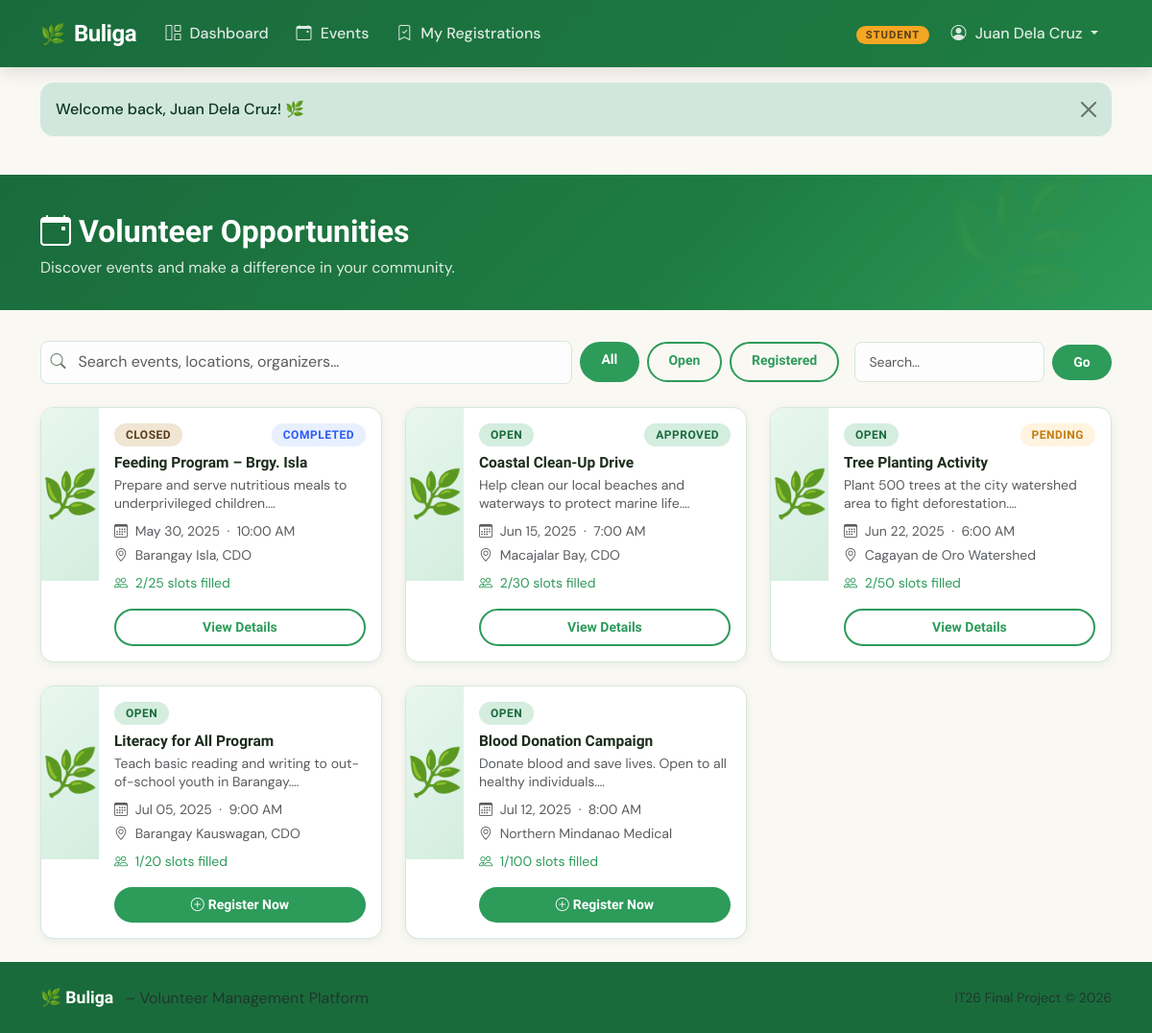
Page /student/events.php (signed in) on the committed database.
### tables this page shows
CREATE TABLE registrations (
    id              INT AUTO_INCREMENT PRIMARY KEY,
    student_id      INT             NOT NULL,
    event_id        INT             NOT NULL,
    status          ENUM('pending','approved','rejected','completed') NOT NULL DEFAULT 'pending',
    hours_rendered  DECIMAL(5,2)    DEFAULT 0.00,
    registered_at   DATETIME        DEFAULT CURRENT_TIMESTAMP,
    updated_at      DATETIME        DEFAULT CURRENT_TIMESTAMP ON UPDATE CURRENT_TIMESTAMP,
    UNIQUE KEY uq_student_event (student_id, event_id),
    CONSTRAINT fk_reg_student
        FOREIGN KEY (student_id) REFERENCES users(id) ON DELETE CASCADE,
    CONSTRAINT fk_reg_event
        FOREIGN KEY (event_id) REFERENCES events(id) ON DELETE CASCADE
);

CREATE TABLE events (
    id              INT AUTO_INCREMENT PRIMARY KEY,
    organizer_id    INT             NOT NULL,
    title           VARCHAR(220)    NOT NULL,
    description     TEXT            NOT NULL,
    location        VARCHAR(255)    NOT NULL,
    event_date      DATE            NOT NULL,
    start_time      TIME            NOT NULL,
    end_time        TIME            NOT NULL,
    slots           INT             NOT NULL DEFAULT 20,      
    image_url       VARCHAR(255)    DEFAULT NULL,
    status          ENUM('open','closed','cancelled') NOT NULL DEFAULT 'open',
    created_at      DATETIME        DEFAULT CURRENT_TIMESTAMP,
    updated_at      DATETIME        DEFAULT CURRENT_TIMESTAMP ON UPDATE CURRENT_TIMESTAMP,
    CONSTRAINT fk_events_organizer
        FOREIGN KEY (organizer_id) REFERENCES users(id) ON DELETE CASCADE
);

### includes/session.php (called while the page is built, shortened)
<?php
function getFlash(): ?array {
    if (!empty($_SESSION['flash'])) {
        $flash = $_SESSION['flash'];
        return $flash;
    }
    return null;
}
function isLoggedIn(): bool {
    return !empty($_SESSION['user_id']);
}
function currentRole(): ?string {
    return $_SESSION['role'] ?? null;
}

### student/events.php (the view, shortened to what this page needs)
<?php
require_once __DIR__ . '/../includes/session.php';
$db  = getDB();
$uid = currentUserId();
$search = trim($_GET['search'] ?? '');
$filter = $_GET['status'] ?? 'all';
$params = [$uid];
$where  = ['1=1'];
$sql = "
    SELECT
        e.id,
        e.title,
        e.description,
        e.location,
        e.event_date,
        e.start_time,
        e.end_time,
        e.slots,
        e.status          AS event_status,
        e.image_url,
        u.full_name       AS organizer_name,
        r.id              AS reg_id,
        r.status          AS reg_status,
        -- COUNT slots taken via subquery
        (SELECT COUNT(*) FROM registrations sr
         WHERE sr.event_id = e.id AND sr.status != 'rejected') AS slots_taken
    FROM events e
    LEFT JOIN registrations r                  -- LEFT JOIN keeps all events
        ON r.event_id = e.id AND r.student_id = ?
    INNER JOIN users u ON e.organizer_id = u.id
    WHERE " . implode(' AND ', $where) . "
    ORDER BY e.event_date ASC
";
$stmt = $db->prepare($sql);
$stmt->execute($params);
$events = $stmt->fetchAll();
require_once __DIR__ . '/../includes/header.php';
?>
<div class="page-hero">
    <div class="container">
        <h1><i class="bi bi-calendar-event me-2"></i>Volunteer Opportunities</h1>
        <p>Discover events and make a difference in your community.</p>
    </div>
</div>
<div class="container">
    <div class="row g-2 mb-4 align-items-center">
        <div class="col-md-6 search-bar">
            <i class="bi bi-search"></i>
            <input type="text" id="eventSearch" class="form-control"
                   data-search-table="#eventsTable"
                   value="<?= htmlspecialchars($search) ?>"
                   placeholder="Search events, locations, organizers…" />
        </div>
        <div class="col-md-6 d-flex gap-2 flex-wrap">
            <a href="?status=all"
               class="btn btn-sm <?= $filter === 'all' ? 'btn-green' : 'btn-outline-buliga' ?>">All</a>
            <a href="?status=open"
               class="btn btn-sm <?= $filter === 'open' ? 'btn-green' : 'btn-outline-buliga' ?>">Open</a>
            <a href="?status=registered"
               class="btn btn-sm <?= $filter === 'registered' ? 'btn-green' : 'btn-outline-buliga' ?>">Registered</a>
            <form method="GET" class="ms-auto d-flex gap-2 align-items-center">
                <input type="text" name="search" class="form-control form-control-sm"
                       value="<?= htmlspecialchars($search) ?>"
                       placeholder="Search…" />
                <button type="submit" class="btn btn-green btn-sm">Go</button>
            </form>
        </div>
    </div>
    <?php if ($events): ?>
    <div class="row g-4">
        <?php foreach ($events as $ev):
            $slotsFull = $ev['slots_taken'] >= $ev['slots'];
        ?>
        <div class="col-sm-6 col-lg-4">
            <div class="buliga-card h-100 d-flex flex-col">
                <?php if ($ev['image_url']): ?>
                    <img src="<?= htmlspecialchars($ev['image_url']) ?>"
                         class="card-img-top" alt="Event Image" />
                <?php else: ?>
                    <div class="event-card-placeholder">🌿</div>
                <?php endif; ?>
                <div class="p-3 d-flex flex-column flex-grow-1">
                    <div class="d-flex justify-content-between align-items-center mb-2">
                        <span class="status-badge status-<?= $ev['event_status'] ?>">
                            <?= ucfirst($ev['event_status']) ?>
                        </span>
                        <?php if ($ev['reg_status']): ?>
                            <span class="status-badge status-<?= $ev['reg_status'] ?>">
                                <?= ucfirst($ev['reg_status']) ?>
                            </span>
                        <?php endif; ?>
                    </div>
                    <h6 class="fw-sora mb-1" style="font-size:.97rem">
                        <?= htmlspecialchars($ev['title']) ?>
                    </h6>
                    <p class="small text-muted mb-2" style="line-height:1.4">
                        <?= htmlspecialchars(substr($ev['description'], 0, 90)) ?>…
                    </p>
                    <div class="small text-muted mb-1">
                        <i class="bi bi-calendar3 me-1"></i>
                        <?= date('M d, Y', strtotime($ev['event_date'])) ?>
                        &nbsp;·&nbsp;
                        <?= date('g:i A', strtotime($ev['start_time'])) ?>
                    </div>
                    <div class="small text-muted mb-2">
                        <i class="bi bi-geo-alt me-1"></i>
                        <?= htmlspecialchars($ev['location']) ?>
                    </div>
                    <div class="small mb-3">
                        <i class="bi bi-people me-1 text-green"></i>
                        <span class="<?= $slotsFull ? 'text-danger' : 'text-green' ?>">
                            <?= $ev['slots_taken'] ?>/<?= $ev['slots'] ?> slots filled
                        </span>
                    </div>
                    <div class="mt-auto">
                        <?php if ($ev['reg_status']): ?>
                            <a href="/student/event-detail.php?id=<?= $ev['id'] ?>"
                               class="btn btn-outline-buliga btn-sm w-100">View Details</a>
                        <?php else: ?>
                            <a href="/student/event-detail.php?id=<?= $ev['id'] ?>"
                               class="btn btn-green btn-sm w-100">
                                <i class="bi bi-plus-circle me-1"></i>Register Now
                            </a>
                        <?php endif; ?>
                    </div>
                </div>
            </div>
        </div>
        <?php endforeach; ?>
    </div>
    <?php endif; ?>
</div>
<?php require_once __DIR__ . '/../includes/footer.php'; ?>

### includes/header.php (shortened to what this page needs)
<?php
$role = currentRole();
$dashLink = $role === 'organizer' ? '/organizer/dashboard.php' : '/student/dashboard.php';
?>
<!DOCTYPE html>
<html lang="en">
<head>
    <link href="https://cdn.jsdelivr.net/npm/bootstrap@5.3.3/dist/css/bootstrap.min.css" rel="stylesheet" />
    <link href="https://cdn.jsdelivr.net/npm/bootstrap-icons@1.11.3/font/bootstrap-icons.min.css" rel="stylesheet" />
    <link href="/assets/css/buliga.css" rel="stylesheet" />
</head>
<body>
<nav class="navbar navbar-expand-lg buliga-navbar">
    <div class="container">
        <a class="navbar-brand buliga-brand" href="<?= isLoggedIn() ? $dashLink : '/' ?>">
            <span class="brand-icon">🌿</span> Buliga
        </a>
        <div class="collapse navbar-collapse" id="mainNav">
            <ul class="navbar-nav me-auto">
                <?php if ($role === 'student'): ?>
                    <li class="nav-item"><a class="nav-link" href="/student/dashboard.php"><i class="bi bi-grid-1x2"></i> Dashboard</a></li>
                    <li class="nav-item"><a class="nav-link" href="/student/events.php"><i class="bi bi-calendar-event"></i> Events</a></li>
                    <li class="nav-item"><a class="nav-link" href="/student/my-registrations.php"><i class="bi bi-bookmark-check"></i> My Registrations</a></li>
                <?php else: ?>
                    <li class="nav-item"><a class="nav-link" href="/public/events.php"><i class="bi bi-calendar-event"></i> Browse Events</a></li>
                <?php endif; ?>
            </ul>
            <ul class="navbar-nav ms-auto align-items-center">
                <?php if (isLoggedIn()): ?>
                    <li class="nav-item me-2">
                        <span class="badge role-badge"><?= ucfirst(htmlspecialchars($role)) ?></span>
                    </li>
                    <li class="nav-item dropdown">
                        <a class="nav-link dropdown-toggle user-nav" href="#" data-bs-toggle="dropdown">
                            <i class="bi bi-person-circle"></i>
                            <?= htmlspecialchars($_SESSION['full_name'] ?? 'User') ?>
                        </a>
                    </li>
                <?php else: ?>
                    <li class="nav-item"><a class="nav-link" href="/auth/login.php">Log In</a></li>
                    <li class="nav-item"><a class="btn btn-buliga ms-2" href="/auth/register.php">Sign Up</a></li>
                <?php endif; ?>
            </ul>
        </div>
    </div>
</nav>
<?php $flash = getFlash(); if ($flash): ?>
<div class="container mt-3">
    <div class="alert alert-<?= $flash['type'] === 'error' ? 'danger' : $flash['type'] ?> alert-dismissible fade show buliga-alert" role="alert">
        <?= htmlspecialchars($flash['message']) ?>
        <button type="button" class="btn-close" data-bs-dismiss="alert"></button>
    </div>
</div>
<?php endif; ?>
<main class="py-4">

### includes/footer.php (shortened to what this page needs)
</main>
<footer class="buliga-footer mt-auto py-4">
    <div class="container">
        <div class="row align-items-center">
            <div class="col-md-6">
                <span class="buliga-brand-sm">🌿 Buliga</span>
                <span class="text-muted ms-2">– Volunteer Management Platform</span>
            </div>
            <div class="col-md-6 text-md-end text-muted small">
                IT26 Final Project &copy; <?= date('Y') ?>
            </div>
        </div>
    </div>
</footer>
</body>
</html>

### assets/css/buliga.css (style rules this page uses)
:root { --green-deep: #1a6b3c; --green-mid: #2d9b5a; --green-light: #5bbf85; --green-pale: #e8f7ef; --amber: #f5a623; --amber-dark: #c47d0e; --amber-light: #fff4e0; --soil: #5c3d1e; --cream: #faf8f3; --text-dark: #1c2c1c; --text-muted: #6b7b6b; --surface: #ffffff; --border: #d4e8db; --shadow-sm: 0 2px 8px rgba(26,107,60,.08); --shadow-md: 0 6px 24px rgba(26,107,60,.12); --shadow-lg: 0 16px 48px rgba(26,107,60,.16); --radius: 14px; --radius-sm: 8px; --radius-pill: 999px; }
*, *::before, *::after { box-sizing: border-box; }
body { font-family: 'DM Sans', sans-serif; background: var(--cream); color: var(--text-dark); min-height: 100vh; display: flex; flex-direction: column; }
h1, h2, h3, h4, h5, h6, .buliga-brand, .display-title { font-family: 'Sora', sans-serif; font-weight: 700; }
a { color: var(--green-mid); text-decoration: none; }
.buliga-navbar { background: linear-gradient(135deg, var(--green-deep) 0%, #1e7d42 100%); box-shadow: 0 2px 20px rgba(0,0,0,.15); padding: 0.75rem 0; }
.buliga-brand { font-family: 'Sora', sans-serif; font-weight: 800; font-size: 1.5rem; color: #fff !important; letter-spacing: -0.5px; }
.brand-icon { font-size: 1.3rem; margin-right: 4px; }
.buliga-navbar .nav-link { color: rgba(255,255,255,0.85) !important; font-weight: 500; padding: 0.5rem 0.9rem !important; border-radius: var(--radius-sm); transition: background 0.2s, color 0.2s; }
.buliga-navbar .nav-link i { margin-right: 5px; }
.user-nav { color: rgba(255,255,255,0.9) !important; }
.role-badge { background: var(--amber); color: var(--soil); font-family: 'Sora', sans-serif; font-size: 0.7rem; font-weight: 700; letter-spacing: 1px; text-transform: uppercase; padding: 4px 10px; border-radius: var(--radius-pill); }
.btn-green { background: var(--green-mid); color: #fff; font-family: 'Sora', sans-serif; font-weight: 600; border: none; border-radius: var(--radius-pill); padding: 0.5rem 1.4rem; transition: background 0.2s, transform 0.15s; }
.btn-outline-buliga { background: transparent; border: 2px solid var(--green-mid); color: var(--green-mid); font-family: 'Sora', sans-serif; font-weight: 600; border-radius: var(--radius-pill); padding: 0.45rem 1.3rem; transition: all 0.2s; }
.buliga-card { background: var(--surface); border: 1px solid var(--border); border-radius: var(--radius); box-shadow: var(--shadow-sm); transition: box-shadow 0.25s, transform 0.2s; overflow: hidden; }
.event-card-placeholder { height: 180px; background: linear-gradient(135deg, var(--green-pale) 0%, #d4eddf 100%); display: flex; align-items: center; justify-content: center; font-size: 3rem; }
.page-hero { background: linear-gradient(135deg, var(--green-deep) 0%, #1e7d42 60%, #2d9b5a 100%); color: #fff; padding: 2.5rem 0 2rem; margin-bottom: 2rem; position: relative; overflow: hidden; }
.page-hero::after { content: '🌿'; position: absolute; right: 5%; top: 50%; transform: translateY(-50%); font-size: 8rem; opacity: 0.08; pointer-events: none; }
.page-hero h1 { font-size: 2rem; margin-bottom: 0.4rem; }
.page-hero p { opacity: 0.85; margin-bottom: 0; }
.form-control, .form-select { border: 1.5px solid var(--border); border-radius: var(--radius-sm); padding: 0.6rem 0.9rem; transition: border-color 0.2s, box-shadow 0.2s; background: #fdfdfd; }
.status-badge { display: inline-block; padding: 3px 12px; border-radius: var(--radius-pill); font-size: 0.75rem; font-weight: 700; font-family: 'Sora', sans-serif; letter-spacing: 0.5px; text-transform: uppercase; }
.status-open { background: #d4eddf; color: var(--green-deep); }
.status-closed { background: #f0e6d3; color: var(--soil); }
.status-pending { background: #fff4e0; color: var(--amber-dark); }
.status-approved { background: #d4eddf; color: var(--green-deep); }
.status-completed { background: #e8f0ff; color: #2c5cf7; }
.buliga-alert { border-radius: var(--radius); border: none; font-weight: 500; }
.search-bar { position: relative; }
.search-bar .bi-search { position: absolute; left: 0.9rem; top: 50%; transform: translateY(-50%); color: var(--text-muted); }
.search-bar input { padding-left: 2.4rem; }
.buliga-footer { background: var(--green-deep); color: rgba(255,255,255,.7); margin-top: auto; }
.buliga-brand-sm { font-family: 'Sora', sans-serif; font-weight: 700; color: #fff; font-size: 1.1rem; }
.text-green { color: var(--green-mid) !important; }
.fw-sora { font-family: 'Sora', sans-serif; }

### rows in the picture
registrations: event.status "CLOSED", status "COMPLETED", event.title "Feeding Program – Brgy. Isla", event.description "Prepare and serve nutritious meals to underprivileged children.", event.event_date "May 30, 2025", event.start_time "10:00 AM", event.location "Barangay Isla, CDO", slots_taken "2", event.slots "25"
registrations: event.status "OPEN", status "APPROVED", event.title "Coastal Clean-Up Drive", event.description "Help clean our local beaches and waterways to protect marine life.", event.event_date "Jun 15, 2025", event.start_time "7:00 AM", event.location "Macajalar Bay, CDO", slots_taken "2", event.slots "30"
registrations: event.status "OPEN", status "PENDING", event.title "Tree Planting Activity", event.description "Plant 500 trees at the city watershed area to fight deforestation.", event.event_date "Jun 22, 2025", event.start_time "6:00 AM", event.location "Cagayan de Oro Watershed", slots_taken "2", event.slots "50"
events: status "OPEN", title "Literacy for All Program", description "Teach basic reading and writing to out-of-school youth in Barangay.", event_date "Jul 05, 2025", start_time "9:00 AM", location "Barangay Kauswagan, CDO", slots_taken "1", slots "20"
events: status "OPEN", title "Blood Donation Campaign", description "Donate blood and save lives. Open to all healthy individuals.", event_date "Jul 12, 2025", start_time "8:00 AM", location "Northern Mindanao Medical", slots_taken "1", slots "100"

### other values in the picture
$role "STUDENT"
$_SESSION['full_name'] "Juan Dela Cruz"
$flash['message'] "Welcome back, Juan Dela Cruz! 🌿"
